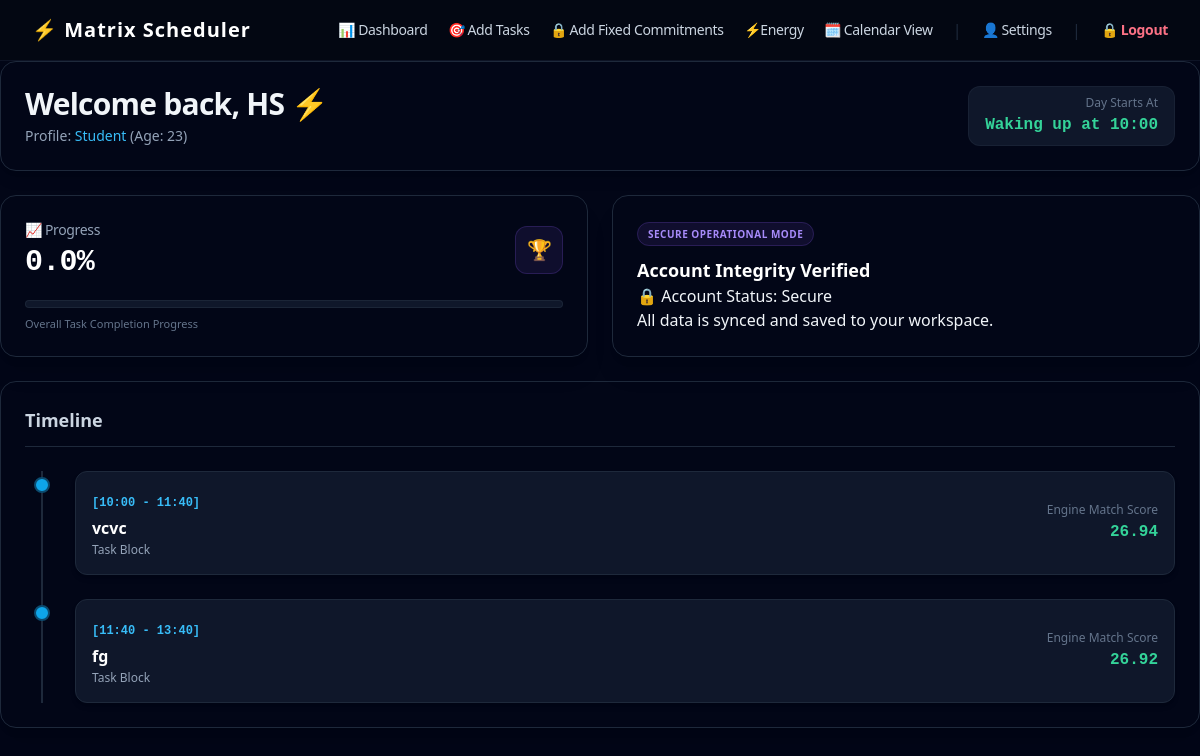
The page / (signed in) on the database its author committed.
### tables this page shows
CREATE TABLE user_profile (
                id INTEGER PRIMARY KEY AUTOINCREMENT,
                name TEXT NOT NULL,
                age INTEGER,
                occupation TEXT,
                wake_time TEXT NOT NULL,
                email TEXT UNIQUE NOT NULL,
                password_hash TEXT NOT NULL
            );

CREATE TABLE tasks (
                id INTEGER PRIMARY KEY AUTOINCREMENT,
                user_id INTEGER NOT NULL,
                parent_id INTEGER DEFAULT NULL,
                title TEXT NOT NULL,
                priority INTEGER CHECK(priority BETWEEN 1 AND 5),
                urgency INTEGER CHECK(urgency BETWEEN 1 AND 5),
                difficulty INTEGER CHECK(difficulty BETWEEN 1 AND 5),
                duration INTEGER NOT NULL,
                preferred_period TEXT CHECK(preferred_period IN ('morning', 'afternoon', 'evening')) NOT NULL,
                due_date TEXT,
                is_completed INTEGER DEFAULT 0,
                FOREIGN KEY(parent_id) REFERENCES tasks(id) ON DELETE SET NULL,
                FOREIGN KEY(user_id) REFERENCES user_profile(id) ON DELETE CASCADE
            );

### app.py (the view)
@app.route('/')
def index():
    if not is_authenticated():
        return redirect(url_for('login'))
    db = get_db()
    current_user = session['user_id']
    profile = db.execute("SELECT * FROM user_profile WHERE id = ?", (current_user,)).fetchone()
    if not profile:
        session.clear()
        return redirect(url_for('login'))
    all_tasks = db.execute(
        "SELECT * FROM tasks WHERE is_completed = 0 AND user_id = ?", (current_user,)
    ).fetchall()
    stats = db.execute("""
        SELECT
            COUNT(*) as total,
            SUM(CASE WHEN is_completed = 1 THEN 1 ELSE 0 END) as completed
        FROM tasks
        WHERE user_id = ?
    """, (current_user,)).fetchone()
    total_tasks = stats['total'] or 0
    completed_tasks = stats['completed'] or 0
    if total_tasks > 0:
        completion_rate = round((completed_tasks / total_tasks) * 100, 1)
    else:
        completion_rate = 0.0
    timeline = run_scheduling_engine(current_user)
    return render_template(
        'index.html',
        timeline=timeline,
        profile=profile,
        tasks=all_tasks,
        completion_rate=completion_rate
    )

### app.py (called while the page is built)
def get_db():
    conn = sqlite3.connect(DATABASE, check_same_thread=False)
    conn.row_factory = sqlite3.Row
    return conn

def is_authenticated():
    return "user_id" in session

### templates/index.html (shortened to what this page needs)
{% extends 'base.html' %}
{% block content %}
<div class="space-y-6">
    <header class="flex flex-col md:flex-row md:justify-between md:items-center bg-slate-950 border border-slate-800 p-6 rounded-2xl shadow-lg">
        <div>
            <h1 class="text-3xl font-extrabold tracking-tight">Welcome back, {{ profile.name }} ⚡</h1>
            <p class="text-slate-400 text-sm mt-1">Profile: <span class="text-sky-400 font-medium">{{ profile.occupation }}</span> (Age: {{ profile.age }})</p>
        </div>
        <div class="text-left md:text-right mt-4 md:mt-0 bg-slate-900 border border-slate-800/60 px-4 py-2 rounded-xl">
            <span class="text-xs text-slate-500 block">Day Starts At</span>
            <span class="text-md font-mono text-emerald-400 font-bold">Waking up at {{ profile.wake_time }}</span>
        </div>
    </header>
    <div class="grid grid-cols-1 md:grid-cols-2 gap-6">
        <div class="bg-slate-950 border border-slate-800 p-6 rounded-2xl shadow-xl flex flex-col justify-between">
            <div class="flex items-center justify-between">
                <div>
                    <p class="text-sm font-medium text-slate-400 tracking-tight">📈 Progress</p>
                    <h3 class="text-3xl font-mono font-bold text-white mt-1 tracking-tight">{{ completion_rate }}%</h3>
                </div>
                <div class="w-12 h-12 rounded-xl bg-violet-500/10 border border-violet-500/20 flex items-center justify-center text-xl">
                    🏆
                </div>
            </div>
            <div class="mt-4">
                <div class="w-full bg-slate-900 h-2 rounded-full overflow-hidden border border-slate-800/80">
                </div>
                <p class="text-[11px] text-slate-500 mt-2">Overall Task Completion Progress</p>
            </div>
        </div>
        <div class="bg-slate-950 border border-slate-800 p-6 rounded-2xl shadow-xl flex flex-col justify-between">
            <div>
                <span class="text-[10px] font-bold uppercase tracking-wider text-violet-400 bg-violet-500/10 border border-violet-500/20 px-2.5 py-1 rounded-full">Secure Operational Mode</span>
                <h3 class="text-lg font-bold text-white mt-3">Account Integrity Verified</h3>
                <h3>🔒 Account Status: Secure</h3>
                <p>All data is synced and saved to your workspace.</p>
            </div>
        </div>
    </div>
    <div class="bg-slate-950 border border-slate-800 rounded-2xl p-6 shadow-xl">
        <h2 class="text-lg font-bold border-b border-slate-800 pb-3 mb-6 text-slate-300">Timeline</h2>
        {% if not timeline %}
        <div class="text-center py-12 text-slate-500 text-sm">No items scheduled yet. Add tasks or commitments to run engine calculations.</div>
        {% else %}
        <div class="relative border-l-2 border-slate-800 ml-4 space-y-6">
            {% for item in timeline %}
            <div class="relative pl-8">
                <span class="absolute left-[-9px] top-1.5 w-4 h-4 rounded-full border-2 {{ 'bg-amber-500 border-amber-900' if item.type == 'commitment' else 'bg-sky-500 border-sky-900' }}"></span>
                <div class="p-4 rounded-xl border {{ 'bg-amber-950/20 border-amber-800/60' if item.type == 'commitment' else 'bg-slate-900 border-slate-800' }} flex justify-between items-center shadow-md">
                    <div>
                        <span class="text-xs font-mono {{ 'text-amber-400' if item.type == 'commitment' else 'text-sky-400' }} font-bold">[{{ item.start }} - {{ item.end }}]</span>
                        <h3 class="text-md font-semibold text-white mt-1">{{ item.title }}</h3>
                        <p class="text-xs text-slate-400 mt-0.5 capitalize">{{ item.type }} Block</p>
                    </div>
                    {% if item.type == 'task' %}
                    <div class="text-right">
                        <span class="text-xs text-slate-500 block">Engine Match Score</span>
                        <span class="text-md font-mono text-emerald-400 font-bold">{{ item.score }}</span>
                    </div>
                    {% endif %}
                </div>
            </div>
            {% endfor %}
        </div>
        {% endif %}
    </div>
</div>
{% endblock %}

### rows shown on the page
user_profile: name "HS", occupation "Student", age "23", wake_time "10:00"
tasks: start "10:00", end "11:40", title "vcvc", type "Task", score "26.94"
tasks: start "11:40", end "13:40", title "fg", type "Task", score "26.92"

### other values the page prints
{{ completion_rate }} "0.0"
